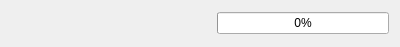
<?xml version="1.0" encoding="UTF-8"?>
<ui version="4.0">
 <class>StatusBarWidget</class>
 <widget class="QWidget" name="StatusBarWidget">
  <property name="geometry">
   <rect>
    <x>0</x>
    <y>64</y>
    <width>400</width>
    <height>43</height>
   </rect>
  </property>
  <property name="sizePolicy">
   <sizepolicy hsizetype="Preferred" vsizetype="Fixed">
    <horstretch>0</horstretch>
    <verstretch>0</verstretch>
   </sizepolicy>
  </property>
  <property name="windowTitle">
   <string>Form</string>
  </property>
  <layout class="QHBoxLayout" name="horizontalLayout">
   <item>
    <widget class="QLabel" name="statusLabel">
     <property name="minimumSize">
      <size>
       <width>200</width>
       <height>25</height>
      </size>
     </property>
     <property name="text">
      <string/>
     </property>
     <property name="alignment">
      <set>Qt::AlignRight|Qt::AlignTrailing|Qt::AlignVCenter</set>
     </property>
    </widget>
   </item>
   <item>
    <widget class="QProgressBar" name="statusProgressBar">
     <property name="value">
      <number>0</number>
     </property>
    </widget>
   </item>
  </layout>
 </widget>
 <resources/>
 <connections/>
</ui>
